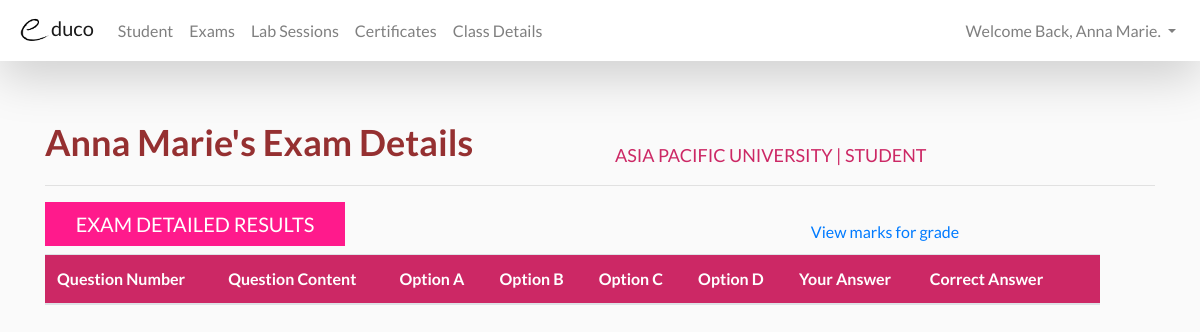
Page /Website/student/detailed_result.php?id=12 (signed in) on the earlier database version.
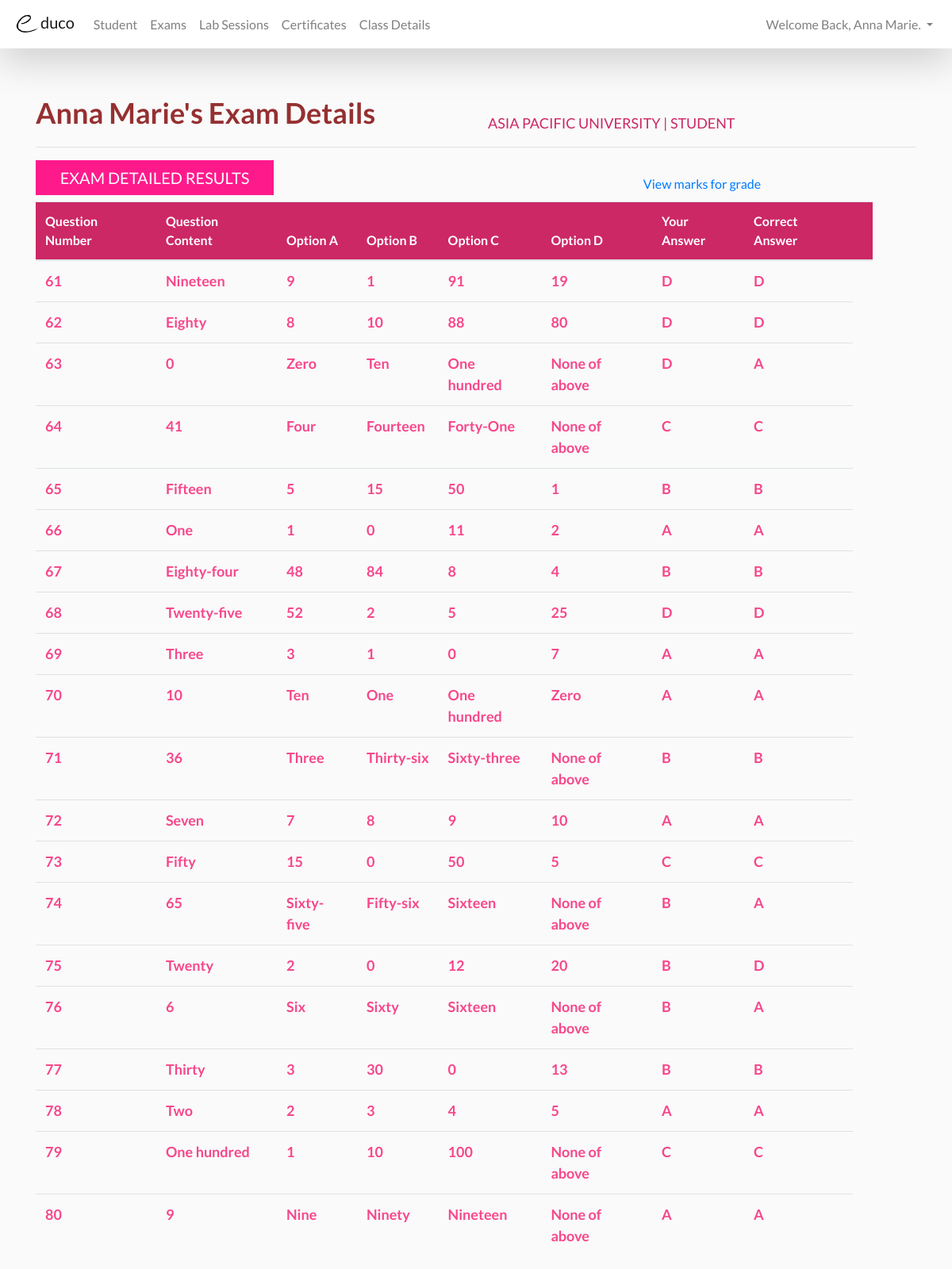
Same page on the later database version.
### tables this page shows
CREATE TABLE IF NOT EXISTS `student_question` (
  `S_Q_No` int(11) NOT NULL AUTO_INCREMENT,
  `E_No` int(11) DEFAULT NULL,
  `Q_No` int(11) DEFAULT NULL,
  `S_QAnswer` varchar(255) DEFAULT NULL,
  `TrueAnswer` varchar(255) DEFAULT NULL,
  PRIMARY KEY (`S_Q_No`)
);

CREATE TABLE IF NOT EXISTS `question` (
  `Q_No` int(11) NOT NULL AUTO_INCREMENT,
  `U_ID` int(11) NOT NULL,
  `Chapter` varchar(255) NOT NULL,
  `Format` varchar(255) NOT NULL,
  `Difficulty` varchar(255) NOT NULL,
  `Mark` int(1) NOT NULL,
  `QuestionContent` text NOT NULL,
  `Image` mediumblob,
  `Imagepath` varchar(255) DEFAULT NULL,
  `A` varchar(255) NOT NULL,
  `B` varchar(255) NOT NULL,
  `C` varchar(255) NOT NULL,
  `D` varchar(255) NOT NULL,
  `TrueAnswer` varchar(255) NOT NULL,
  `Approval` int(11) DEFAULT NULL,
  PRIMARY KEY (`Q_No`)
);

### Website/student/detailed_result.php (the view, shortened to what this page needs)
<!DOCTYPE html>
<html>
<head>
<?php include($_SERVER["DOCUMENT_ROOT"].'/template/header.php'); ?>
</head>
<body>
		<?php include($_SERVER["DOCUMENT_ROOT"].'/template/studentnavbar.php'); ?>
		<div class="container">
		<div class="row">
				<div class="col-sm" style="font-size: 36px; color: #953031; font-weight: bold;"><br/>
				<?php echo $_SESSION['user']; ?>'s Exam Details
				</div>
				<div class="col-sm" style="color: #CC2865; font-size: 18px;"><br/><br/>
				<br/>ASIA PACIFIC UNIVERSITY | STUDENT
				</div>
		</div>
		<hr>
			<div class="row">
				<div class="col-sm">
				<h5 style=" box-sizing: border-box; background-color: #ff1a8c; color: white; width: 300px; padding: 10px"><center>EXAM DETAILED RESULTS</center></h5>
				</div>
				<div class="col-sm" style="padding-top: 18px;">
				<a href="#"><center>View marks for grade</center></a>
				</div>
			</div>
<table class="table table-hover" style="width: 95%;">
  <thead>
    <tr style="background-color: #CC2865; color: white;">
      <th>Question Number</th>
      <th>Question Content</th>
      <th>Option A</th>
      <th>Option B</th>
      <th>Option C</th>
      <th>Option D</th>
      <th>Your Answer</th>
      <th>Correct Answer</th>
      <th></th>
    </tr>
  </thead>
  <tbody style="color: #F7478A; font-size: 18px; font-weight: bold;">
			<?php
          $id = $_GET['id'];
          $conn = mysqli_connect('localhost','root','','educo');
          $sql = "SELECT S_Q_No,S_QAnswer,TrueAnswer,QuestionContent,A,B,C,D FROM student_question
          JOIN question USING (Q_No,TrueAnswer)
          WHERE E_No = '$id'";
          $result = mysqli_query($conn, $sql);
          while($row = mysqli_fetch_array($result))
          {
          	echo "<tr>";
            echo "<td>" . $row['S_Q_No'] . "</td>";
            echo "<td>" . $row['QuestionContent'] . "</td>";
            echo "<td>" . $row['A'] . "</td>";
            echo "<td>" . $row['B'] . "</td>";
            echo "<td>" . $row['C'] . "</td>";
            echo "<td>" . $row['D'] . "</td>";
            echo "<td>" . $row['S_QAnswer'] . "</td>";
            echo "<td>" . $row['TrueAnswer'] . "</td>";
            echo "</tr>";
          }
        ?>
	</tbody>
</table>
</body>
</html>

### template/header.php (shortened to what this page needs)
<link rel="stylesheet" href="https://stackpath.bootstrapcdn.com/bootstrap/4.2.1/css/bootstrap.min.css">
<link rel="stylesheet" href="https://use.fontawesome.com/releases/v5.6.3/css/all.css">
<link rel="stylesheet" type="text/css" href="/template/main.css">

### template/studentnavbar.php (shortened to what this page needs)
<nav class="navbar navbar-expand-lg navbar-light bg-white shadow-lg sticky-top" style="background-color: #e3f2fd;">
  <a class="navbar-brand" href="studentmainpage.php"><img src="/Pictures/e.png" height="35" width="35">duco</a>
  <div class="collapse navbar-collapse" id="navbarNavDropdown">
    <ul class="navbar-nav mr-auto">
      <li class="nav-item">
        <a class="nav-link" href="studentmainpage.php">Student</a>
      </li>
      <li class="nav-item">
        <a class="nav-link" href="studentexamperformance.php">Exams</a>
      </li>
      <li class="nav-item">
        <a class="nav-link" href="studentlabperformance.php">Lab Sessions</a>
      </li>
      <li class="nav-item">
        <a class="nav-link" href="studentcertificate.php">Certificates</a>
      </li>
      <li class="nav-item">
        <a class="nav-link" href="studentclassdetails.php">Class Details</a>
      </li>
    </ul>
    <ul class="navbar-nav">
      <li class="nav-item dropdown">
        <a class="nav-link dropdown-toggle" href="#" id="navbarDropdownMenuLink" role="button" data-toggle="dropdown" aria-haspopup="true" aria-expanded="false">
          Welcome Back, <?php echo $_SESSION['user']; ?>.
        </a>
      </li>
    </ul>
  </div>
</nav>

### template/header.php (style rules this page uses)
body { font-family: 'Lato' !important; background-color: #FAFAFA !important; }

### Website/student/detailed_result.php (style rules this page uses)
body { background-image: url("/Pictures/11.png"); background-repeat: no-repeat; background-size: 100%; }

Differences in the rows shown:
added student_question: S_Q_No "61", question.QuestionContent "Nineteen", question.A "9", question.B "1", question.C "91", question.D "19", S_QAnswer "D", TrueAnswer "D"
added student_question: S_Q_No "62", question.QuestionContent "Eighty", question.A "8", question.B "10", question.C "88", question.D "80", S_QAnswer "D", TrueAnswer "D"
added student_question: S_Q_No "63", question.QuestionContent "0", question.A "Zero", question.B "Ten", question.C "One hundred", question.D "None of above", S_QAnswer "D", TrueAnswer "A"
added student_question: S_Q_No "64", question.QuestionContent "41", question.A "Four", question.B "Fourteen", question.C "Forty-One", question.D "None of above", S_QAnswer "C", TrueAnswer "C"
added student_question: S_Q_No "65", question.QuestionContent "Fifteen", question.A "5", question.B "15", question.C "50", question.D "1", S_QAnswer "B", TrueAnswer "B"
added student_question: S_Q_No "66", question.QuestionContent "One", question.A "1", question.B "0", question.C "11", question.D "2", S_QAnswer "A", TrueAnswer "A"
added student_question: S_Q_No "67", question.QuestionContent "Eighty-four", question.A "48", question.B "84", question.C "8", question.D "4", S_QAnswer "B", TrueAnswer "B"
added student_question: S_Q_No "68", question.QuestionContent "Twenty-five", question.A "52", question.B "2", question.C "5", question.D "25", S_QAnswer "D", TrueAnswer "D"
added student_question: S_Q_No "69", question.QuestionContent "Three", question.A "3", question.B "1", question.C "0", question.D "7", S_QAnswer "A", TrueAnswer "A"
added student_question: S_Q_No "70", question.QuestionContent "10", question.A "Ten", question.B "One", question.C "One hundred", question.D "Zero", S_QAnswer "A", TrueAnswer "A"
added student_question: S_Q_No "71", question.QuestionContent "36", question.A "Three", question.B "Thirty-six", question.C "Sixty-three", question.D "None of above", S_QAnswer "B", TrueAnswer "B"
added student_question: S_Q_No "72", question.QuestionContent "Seven", question.A "7", question.B "8", question.C "9", question.D "10", S_QAnswer "A", TrueAnswer "A"
added student_question: S_Q_No "73", question.QuestionContent "Fifty", question.A "15", question.B "0", question.C "50", question.D "5", S_QAnswer "C", TrueAnswer "C"
added student_question: S_Q_No "74", question.QuestionContent "65", question.A "Sixty-five", question.B "Fifty-six", question.C "Sixteen", question.D "None of above", S_QAnswer "B", TrueAnswer "A"
added student_question: S_Q_No "75", question.QuestionContent "Twenty", question.A "2", question.B "0", question.C "12", question.D "20", S_QAnswer "B", TrueAnswer "D"
added student_question: S_Q_No "76", question.QuestionContent "6", question.A "Six", question.B "Sixty", question.C "Sixteen", question.D "None of above", S_QAnswer "B", TrueAnswer "A"
added student_question: S_Q_No "77", question.QuestionContent "Thirty", question.A "3", question.B "30", question.C "0", question.D "13", S_QAnswer "B", TrueAnswer "B"
added student_question: S_Q_No "78", question.QuestionContent "Two", question.A "2", question.B "3", question.C "4", question.D "5", S_QAnswer "A", TrueAnswer "A"
added student_question: S_Q_No "79", question.QuestionContent "One hundred", question.A "1", question.B "10", question.C "100", question.D "None of above", S_QAnswer "C", TrueAnswer "C"
added student_question: S_Q_No "80", question.QuestionContent "9", question.A "Nine", question.B "Ninety", question.C "Nineteen", question.D "None of above", S_QAnswer "A", TrueAnswer "A"
